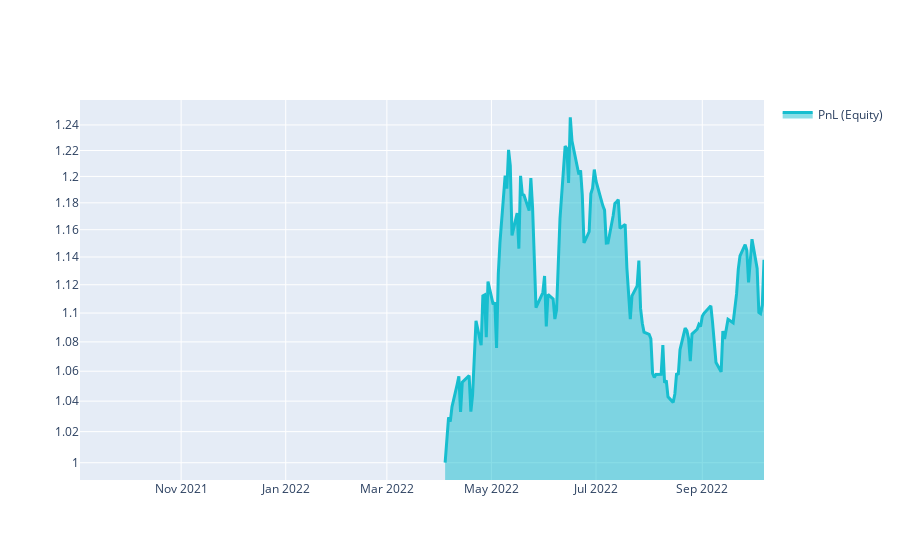

The cell this chart's notebook holds for it:
### Markdown cell above
# Q18 Quick Start

This template shows you the basic steps for taking part to the **Q18 NASDAQ-100 Stock Long-Short contest**.

### Code cell
import xarray as xr

import qnt.ta as qnta
import qnt.data as qndata
import qnt.output as qnout
import qnt.stats as qns

data = qndata.stocks.load_ndx_data(min_date="2021-09-03")

close     = data.sel(field="close")
is_liquid = data.sel(field="is_liquid")
sma_slow  = qnta.sma(close, 200)
sma_fast  = qnta.sma(close, 20)
weights   = xr.where(sma_slow < sma_fast, 1, -1)
weights   = weights * is_liquid

weights = qnout.clean(weights, data, "stocks_nasdaq100")

# calc stats
stats = qns.calc_stat(data, weights.sel(time=slice("2022-04-03", None)))
display(stats.to_pandas().tail())

# graph
performance = stats.to_pandas()["equity"]
import qnt.graph as qngraph

qngraph.make_plot_filled(performance.index, performance, name="PnL (Equity)", type="log")

### Figure 1 — Plotly figure (JSON) as saved in the notebook; plotly's stock layout.template omitted (floating-point values rounded to 4 significant figures; data arrays with more than 128 entries replaced by an {"elided": "..."} marker saying what was removed)
{"data": [{"fill": "tonexty", "line": {"color": "#17BECF", "width": 3}, "name": "PnL (Equity)", "type": "scatter", "x": {"elided": "276 str values"}, "y": {"elided": "276 float values"}}], "layout": {"showlegend": true, "yaxis": {"range": [-0.004777, 0.1003], "type": "log"}}}
